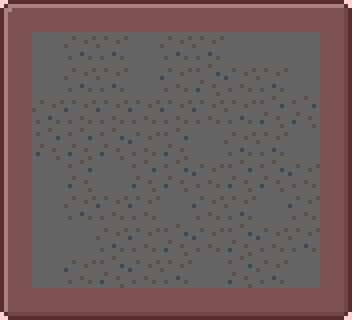

Below is a game level as drawn by its tile map, then a one-line description and the .tmx that defines it (tile-layer data replaced by summaries):
An orthogonal 11x10 tile map with 32x32 px tiles, 2 tile layers (layer1, collision).

<map version="1.0" orientation="orthogonal" renderorder="right-down" width="11" height="10" tilewidth="32" tileheight="32" nextobjectid="1">
 <tileset firstgid="1" name="blocks" tilewidth="32" tileheight="32">
  <image source="../tileset.png" width="384" height="256" />
 </tileset>
 <layer name="layer1" width="11" height="10">
  <data>[110 cells, 110 non-empty, 12 distinct tile ids]</data>
 </layer>
 <layer name="collision" width="11" height="10" opacity="0.18">
  <data>[110 cells, 38 non-empty, 1 distinct tile ids]</data>
 </layer>
</map>